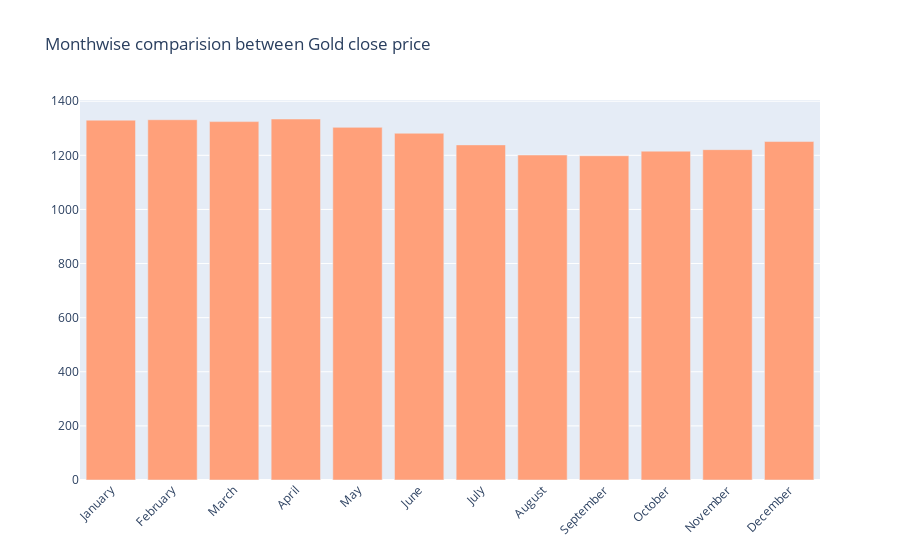

The notebook cell this image was saved under:
### Code cell
fig = go.Figure()

fig.add_trace(go.Bar(
    x=monthvise.index,
    y=monthvise['Close'],
    name='Gold Close Price',
    marker_color='lightsalmon'
))

fig.update_layout(barmode='group', xaxis_tickangle=-45, 
                  title='Monthwise comparision between Gold close price')
fig.show()

### Figure 1 — Plotly figure (JSON) as saved in the notebook; plotly's stock layout.template omitted (floating-point values rounded to 4 significant figures)
{"data": [{"marker": {"color": "lightsalmon"}, "name": "Gold Close Price", "type": "bar", "x": ["January", "February", "March", "April", "May", "June", "July", "August", "September", "October", "November", "December"], "y": [1330.0, 1332.0, 1325.0, 1334.0, 1303.0, 1282.0, 1239.0, 1201.0, 1198.0, 1215.0, 1221.0, 1251.0]}], "layout": {"barmode": "group", "title": {"text": "Monthwise comparision between Gold close price"}, "xaxis": {"tickangle": -45}}}
